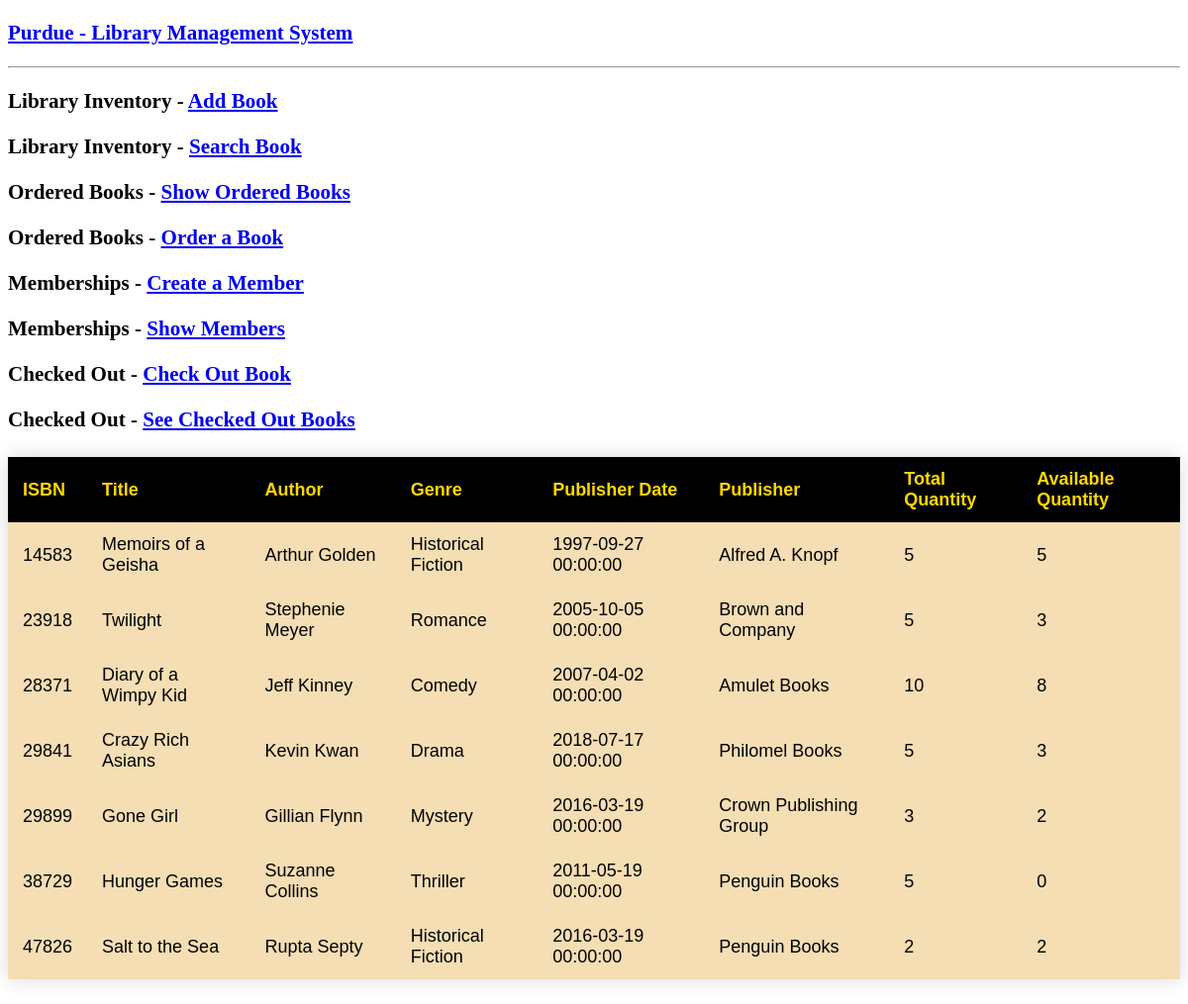
Before: / with the older database file.
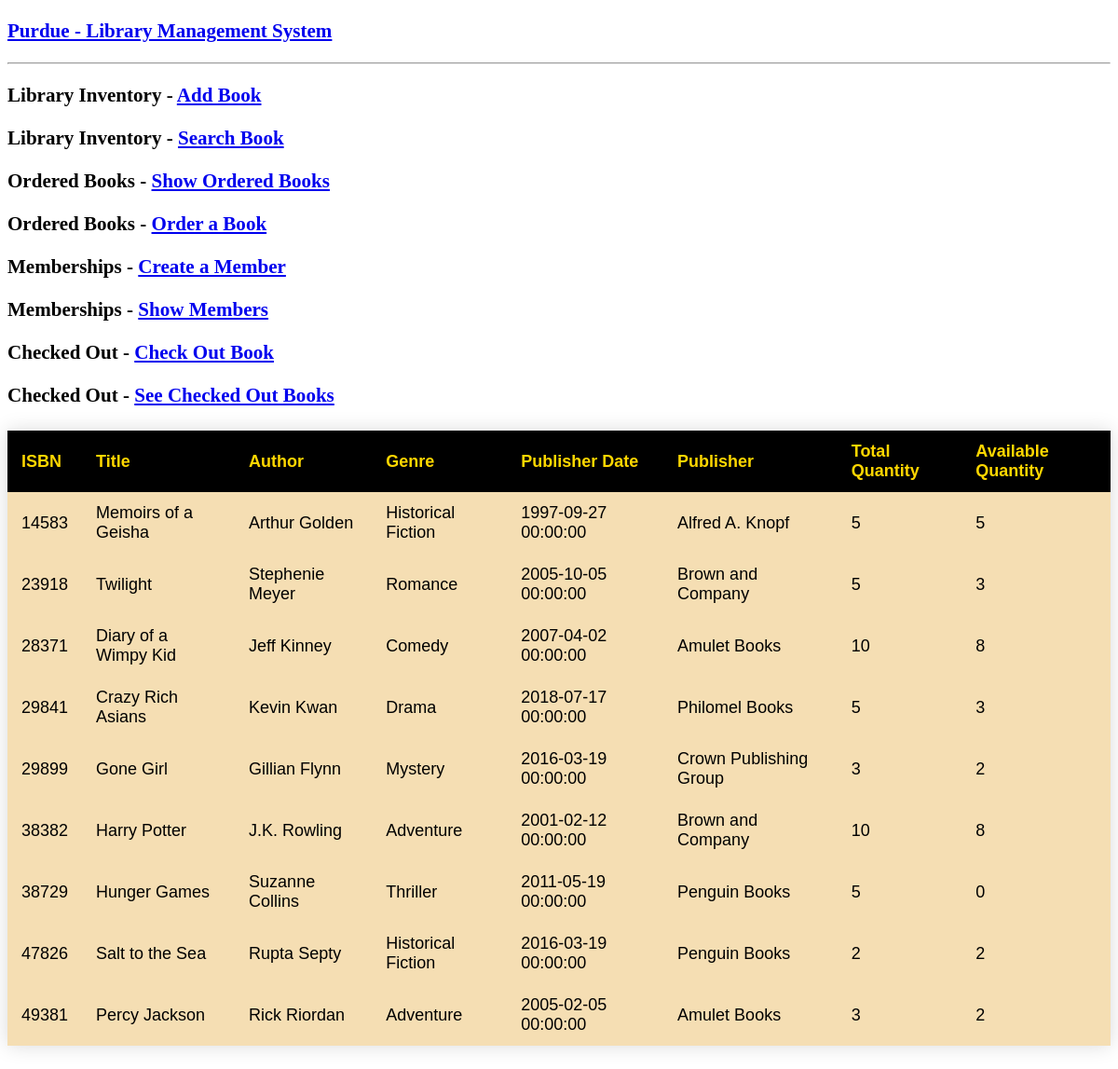
After: the same page with the newer database file.
### app.py (models this page shows, shortened)
class library(db.Model):
    isbn = db.Column(db.Integer, primary_key=True, nullable=False, index=True)
    title = db.Column(db.String(200), nullable=False)
    author = db.Column(db.String(200), nullable=False)
    genre = db.Column(db.String(200), nullable=False)
    pub_date = db.Column(db.DateTime, nullable=False)
    publisher = db.Column(db.String(200), nullable=False)
    total_quantity = db.Column(db.Integer, nullable=False)
    available_quantity = db.Column(db.Integer, nullable=True)
    @app.route('/')
    def show_all():
        return render_template('show_all.html', library_books = library.query.all())

### app.py (the view)
    @app.route('/')
    def show_all():
        return render_template('show_all.html', library_books = library.query.all())

### templates/show_all.html (shortened to what this page needs)
<!DOCTYPE html>
<html lang = "en">
   <head>
   </head>
   <body>
      <h3>
         <a href = "{{ url_for('show_all') }}">Purdue - Library
            Management System</a>
      </h3>
      <hr/>
      <h3>Library Inventory - <a href = "{{ url_for('new') }}">Add Book
         </a></h3>
      <h3>Library Inventory - <a href = "{{ url_for('search') }}">Search Book
         </a></h3>
      <h3>Ordered Books - <a href = "{{ url_for('show_orders') }}">Show Ordered Books
         </a></h3>
      <h3>Ordered Books - <a href = "{{ url_for('create_order') }}">Order a Book
         </a></h3>
      <h3>Memberships - <a href = "{{ url_for('create_users') }}">Create a Member
      </a></h3>
      <h3>Memberships - <a href = "{{ url_for('show_users') }}">Show Members
      </a></h3>
      <h3>Checked Out - <a href = "{{ url_for('checkout_book') }}">Check Out Book
      </a></h3>
      <h3>Checked Out - <a href = "{{ url_for('show_checked') }}">See Checked Out Books
      </a></h3>
      <table>
         <thead>
            <tr>
               <th>ISBN</th>
               <th>Title</th>
               <th>Author</th>
               <th>Genre</th>
               <th>Publisher Date</th>
               <th>Publisher</th>
               <th>Total Quantity</th>
               <th>Available Quantity</th>
            </tr>
         </thead>
         <tbody>
            {% for book in library_books %}
               <tr>
                  <td>{{ book.isbn }}</td>
                  <td>{{ book.title }}</td>
                  <td>{{ book.author }}</td>
                  <td>{{ book.genre }}</td>
                  <td>{{ book.pub_date }}</td>
                  <td>{{ book.publisher }}</td>
                  <td>{{ book.total_quantity }}</td>
                  <td>{{ book.available_quantity }}</td>
               </tr>
            {% endfor %}
         </tbody>
      </table>
   </body>
</html>

Changed rows visible on the page:
added library: isbn "38382", title "Harry Potter", author "J.K. Rowling", genre "Adventure", pub_date "2001-02-12 00:00:00", publisher "Brown and Company", total_quantity "10", available_quantity "8"
added library: isbn "49381", title "Percy Jackson", author "Rick Riordan", genre "Adventure", pub_date "2005-02-05 00:00:00", publisher "Amulet Books", total_quantity "3", available_quantity "2"
